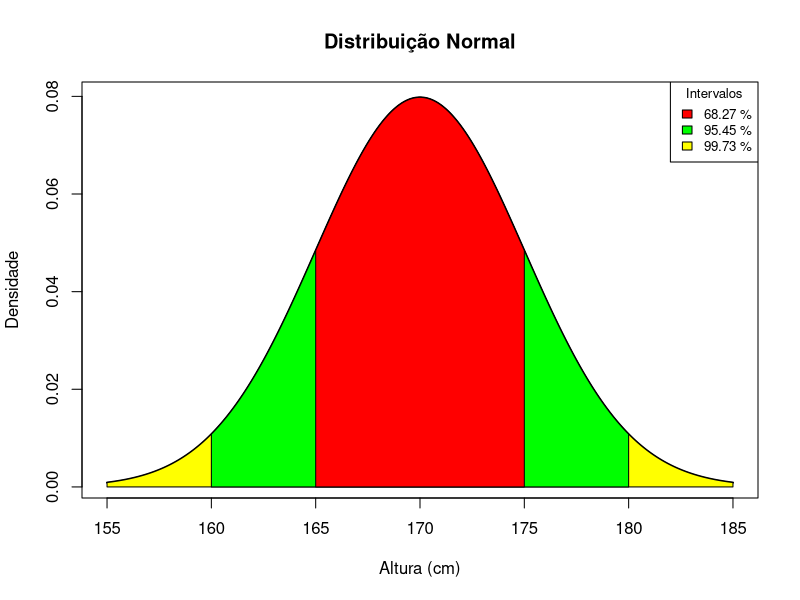
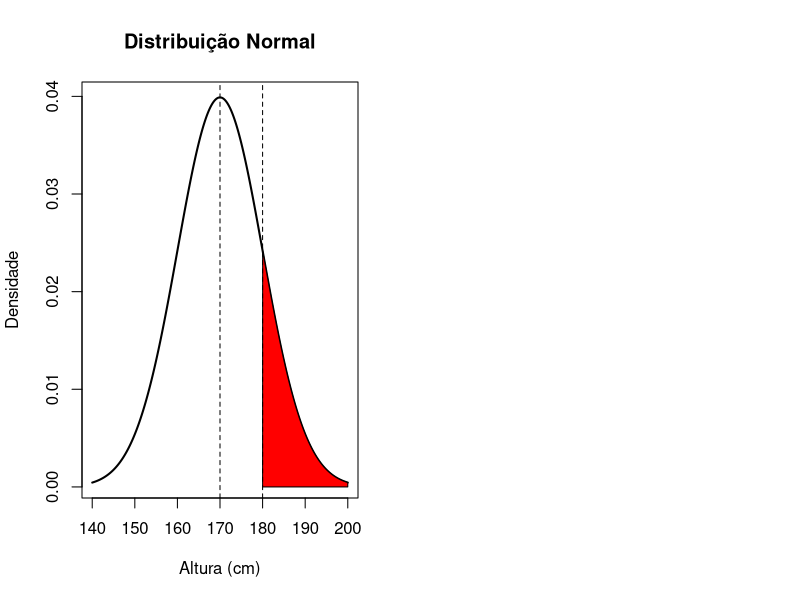

The R script that drew these images, in order: (Note: this script raises an error after producing the figures.)
# Exemplo 1 ================================================================
# Se dissermos que a altura média do homem brasileiro adulto é de
# 1,70m e o desvio padrão é de 5 cm, estaremos dizendo que:

ex_mean <- 1.70
ex_sd <- 0.05

# 1 - 68% da população masculina adulta encontra-se entre 1,65 m e 1,75 m

# Medidas em metros -> 5cm = 0.05m
pnorm(1.75, mean = ex_mean, sd = ex_sd) - pnorm(1.65, mean = ex_mean, sd = ex_sd)

# O z corresponde ao número de desvios padrão que x está da média
# z = (x - μ) / σ

z1 <- (1.65 - ex_mean) / ex_sd
z1
z2 <- (1.75 - ex_mean) / ex_sd
z2

# Média 0 e desvio padrão 1 são os valores padrão
norm1 <- pnorm(z2, mean = 0, sd = 1) - pnorm(z1, mean = 0, sd = 1)

# 2 - 95% da população masculina adulta encontra-se entre 1,60m e 1,80m

pnorm(1.80, mean = ex_mean, sd = ex_sd) - pnorm(1.60, mean = ex_mean, sd = ex_sd)

z1 <- (1.60 - ex_mean) / ex_sd
z1
z2 <- (1.80 - ex_mean) / ex_sd
z2

norm2 <- pnorm(z2, mean = 0, sd = 1) - pnorm(z1, mean = 0, sd = 1)

# 3 - 99,7% da população masculina adulta encontra-se entre 1,55m e 1,85m

pnorm(1.85, mean = ex_mean, sd = ex_sd) - pnorm(1.55, mean = ex_mean, sd = ex_sd)

z1 <- (1.55 - ex_mean) / ex_sd
z1
z2 <- (1.85 - ex_mean) / ex_sd
z2

norm3 <- pnorm(z2, mean = 0, sd = 1) - pnorm(z1, mean = 0, sd = 1)

# Gráficos

# Curva normal padrão

x <- seq(155, 185, 0.01)
y <- dnorm(x, mean = ex_mean * 100, sd = ex_sd * 100)

plot(x, y,
    type = "l",
    lwd = 2,
    col = "black",
    xlab = "Altura (cm)",
    ylab = "Densidade",
    main = "Distribuição Normal"
)

# Área sob a curva entre 1,55m e 1,85m

x <- seq(155, 185, 0.01)
y <- dnorm(x, mean = ex_mean * 100, sd = ex_sd * 100)

polygon(c(155, x, 185), c(0, y, 0), col = "yellow")

# Área sob a curva entre 1,60m e 1,80m

x <- seq(160, 180, 0.01)
y <- dnorm(x, mean = ex_mean * 100, sd = ex_sd * 100)

polygon(c(160, x, 180), c(0, y, 0), col = "green")

# Área sob a curva entre 1,65m e 1,75m

x <- seq(165, 175, 0.01)
y <- dnorm(x, mean = ex_mean * 100, sd = ex_sd * 100)

polygon(c(165, x, 175), c(0, y, 0), col = "red")
# text(170, 0.05, round(norm1, 4), cex = 1)

# Legenda com a área sob a curva de cada intervalo

legend("topright",
    legend = c(
        paste(round(norm1, 4) * 100, "%"),
        paste(round(norm2, 4) * 100, "%"),
        paste(round(norm3, 4) * 100, "%")
    ),
    fill = c("red", "green", "yellow"),
    title = "Intervalos",
    cex = 0.8
)

# Distribuição Normal Padronizada

# Distribuição de X: normal com μ = 170 e σ = 10
# Distribuição de Z: normal padrão
# P(X > 180) = P(Z > 1)
# z = (x - μ) / σ = $$ \frac{180 - 170}{10} = 1 $$

# Para um valor x = μ, corresponde z = 0 na distribuição normal padrão/reduzida
# Para x = μ + σ, tem-se z = 1, e assim por diante

x_default <- seq(140, 200, 0.01)
y_default <- dnorm(x_default, mean = 170, sd = 10)

x_normal <- seq(-3, 3, 0.01)
y_norma <- dnorm(x, mean = 0, sd = 1)

# Gerar dois gráficos, um para X e outro para Z
# Separar curva em setores de linhas verticais no eixo x, para facilitar a visualização
# Preenchimento em X > 180 e Z > 1

par(mfcol = c(1, 2))

plot(x_default, y_default,
    type = "l",
    lwd = 2,
    col = "black",
    xlab = "Altura (cm)",
    ylab = "Densidade",
    main = "Distribuição Normal"
)

polygon(c(180, x_default[x_default > 180], 200), c(0, y_default[x_default > 180], 0), col = "red")

# Linhas verticais separando setores

abline(v = c(170, 180), lty = 2)

plot(x_normal, y_norma,
    type = "l",
    lwd = 2,
    col = "black",
    xlab = "Z",
    ylab = "Densidade",
    main = "Distribuição Normal Padronizada"
)

polygon(c(1, x[x > 1], 3), c(0, y[x > 1], 0), col = "red")

# Linhas verticais separando setores

abline(v = c(0, 1), lty = 2)

# Calculemos o exemplo anterior com a Distribuição Normal Padronizada

pnorm(1) - pnorm(-1) # P(Z > 1) = P(Z ≤ 1) - P(Z ≤ -1)
# equivalente a: pnorm(175, mean = 170, sd = 5) - pnorm(165, mean = 170, sd = 5)

pnorm(2) - pnorm(-2) # P(Z > 2) = P(Z ≤ 2) - P(Z ≤ -2)
# equivalente a: pnorm(180, mean = 170, sd = 5) - pnorm(160, mean = 170, sd = 5)

pnorm(3) - pnorm(-3) # P(Z > 3) = P(Z ≤ 3) - P(Z ≤ -3)
# equivalente a: pnorm(185, mean = 170, sd = 5) - pnorm(155, mean = 170, sd = 5)

# Exemplo 2 ================================================================
# Os resultados do experimento formam uma VA com distribuição normal,
# com média 40 e desvio padrão 10.

# ==== a) Qual a probabilidade de um resultado ser menor ou igual a 50?

# P(X < 50) = P(Z <= 1) = ?
# z = (x - μ) / σ = (50 - 40) / 10 = 1

pnorm(50, mean = 40, sd = 10, lower.tail = TRUE) # equivale a: pnorm(50, 40, 10)
pnorm(1, mean = 0, sd = 1, lower.tail = TRUE) # equivale a: pnorm(1)

# Plotamos a distribuição normal para visualizar a área sob a curva

x <- seq(10, 70, 0.01) # ou: seq(5, 75)
y <- dnorm(x, mean = 40, sd = 10)

par(mfcol = c(1, 1))

plot(x, y,
    type = "l",
    lwd = 2,
    col = "black",
    xlab = "Resultado",
    ylab = "Densidade",
    main = "Distribuição Normal"
)

polygon(c(10, x[x <= 50], 50), c(0, y[x <= 50], 0), col = "red")

# Texto centralizado na área sob a curva
text(40, 0.0175, round(pnorm(50, 40, 10), 4), cex = 1.5)

# ==== b) Qual a probabilidade de um resultado do experimento ser maior ou igual a 35?

# z = (x - μ) / σ = (35 - 40) / 10 = -0.5
# P(Z >= 35) = P(Z > -0.5) = 1 - P(Z <= -0.5)

pnorm(35, mean = 40, sd = 10, lower.tail = FALSE)
# equivale a: pnorm(35, 40, 10, lower.tail = FALSE)

pnorm(-0.5, mean = 0, sd = 1, lower.tail = FALSE)
# equivale a: pnorm(-0.5, lower.tail = FALSE)

1 - pnorm(35, mean = 40, sd = 10) # equivale a: 1 - pnorm(35)
1 - pnorm(-0.5, mean = 0, sd = 1) # equivale a: 1 - pnorm(-0.5)

# ATENÇÃO! Quando o intervalo procurado for
# maior ou igual a X (outra parte da curva) "lower.tail = False".

# Plotamos a distribuição normal para visualizar a área sob a curva

x <- seq(10, 70, 0.01) # ou: seq(5, 75)
y <- dnorm(x, mean = 40, sd = 10)

plot(x, y,
    type = "l",
    lwd = 2,
    col = "black",
    xlab = "Resultado",
    ylab = "Densidade",
    main = "Distribuição Normal"
)

# Outra forma de calcular a área sob a curva
i <- x >= 35
polygon(c(35, x[i], 70), c(0, y[i], 0), col = "green")

# Texto centralizado na área sob a curva
p <- pnorm(35, mean = 40, sd = 10, lower.tail = FALSE)
text(42.5, 0.0175, round(p, digits = 4), cex = 1.5)

# ==== c) Qual a probabilidade de um resultado do experimento estar entre 25 e 60?

# P(25 <= 60) = P(25 <= X <= 60) =  P(X <= 60) - P(X <= 25)
#                                   P(2)       - P(-1,5)

# Como o intervalo procurado é menor ou igual a X, não é necessário
# especificar "lower.tail = FALSE"
pnorm(60, mean = 40, sd = 10, lower.trail = TRUE) -
    pnorm(25, mean = 40, sd = 10, lower.trail = TRUE)
# equivale a: pnorm(60, 40, 10) - pnorm(25, 40, 10)

# Plotamos a distribuição normal e a distribuição normal padronizada
# para visualizar a área sob a curva

x_default <- seq(0, 80, 0.01)
y_default <- dnorm(x_default, mean = 40, sd = 10)

x_normal <- seq(-3, 3, 0.01)
y_norma <- dnorm(x_normal, mean = 0, sd = 1)

par(mfcol = c(1, 2))

plot(x_default, y_default,
    type = "l",
    lwd = 2,
    col = "black",
    xlab = "Resultado",
    ylab = "Densidade",
    main = "Distribuição Normal"
)

polygon(c(25, x_default[x_default <= 60], 60), c(0, y_default[x_default <= 60], 0), col = "yellow")

# Texto centralizado na área sob a curva

p <- pnorm(60, mean = 40, sd = 10) - pnorm(25, mean = 40, sd = 10)
text(40, 0.0175, round(p, digits = 4), cex = 1)

plot(x_normal, y_norma,
    type = "l",
    lwd = 2,
    col = "black",
    xlab = "Z",
    ylab = "Densidade",
    main = "Distribuição Normal Padronizada"
)

polygon(c(1.5, x_normal[x_normal <= 2], 2), c(0, y_norma[x_normal <= 2], 0), col = "yellow")

# Texto centralizado na área sob a curva

p <- pnorm(2) - pnorm(1.5)
text(1.75, 0.35, round(p, digits = 4), cex = 1)

# ==== d) Qual a probabilidade de um resultado do experimento ser
# maior ou igual a 55 (>= 55) ou menor ou igual a 30 (<= 30)?

# P(X) = P(X >= 55) + P(X <= 30)

p1 <- pnorm(55, mean = 40, sd = 10, lower.tail = FALSE)
# lower.tail = FALSE é necessário, pois o intervalo procurado é maior ou igual a X

p2 <- pnorm(30, mean = 40, sd = 10, lower.tail = TRUE)
# lower.tail = TRUE é necessário, pois o intervalo procurado é menor ou igual a X

p1 + p2

# Plotamos a distribuição normal para visualizar a área sob a curva

par(mfcol = c(1, 1))

x <- seq(0, 80, 0.01)
y <- dnorm(x, mean = 40, sd = 10)

plot(x, y,
    type = "l",
    lwd = 2,
    col = "black",
    xlab = "Resultado",
    ylab = "Densidade",
    main = "Distribuição Normal"
)

polygon(c(55, x[x >= 55], 80), c(0, y[x >= 55], 0), col = "yellow")
polygon(c(0, x[x <= 30], 30), c(0, y[x <= 30], 0), col = "orange")

# Texto centralizado em cada área sob a curva

p1 <- pnorm(55, mean = 40, sd = 10, lower.tail = FALSE)
p2 <- pnorm(30, mean = 40, sd = 10, lower.tail = TRUE)

text(60, 0.0175, round(p1, digits = 4), cex = 1)
text(20, 0.0175, round(p2, digits = 4), cex = 1)
